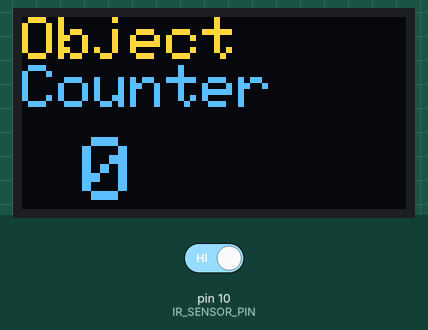
The sketch below on a simulated Arduino Uno, built with avr-gcc and run on an emulated ATmega328P. Parts: 128×64 one-colour display. The test bench sets the inputs (shaded band); at power-on: pin 10 (IR_SENSOR_PIN) HIGH. The OLED is the two-colour kind (top 16 rows yellow); what the sketch prints to the serial monitor is not drawn.

Above: at 1.2 s.
1.3 s: pin 10 (IR_SENSOR_PIN) driven LOW
At 2.4 s:
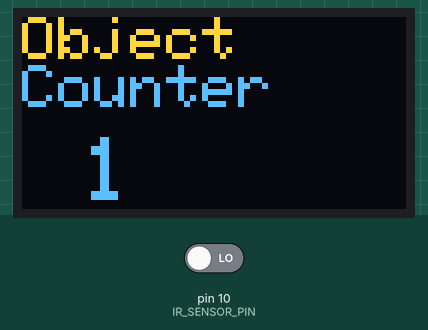
Timing chart, 0 to 4.3 s (numbered marks = the images above; inputs shaded):
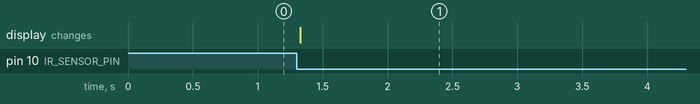

Measured:
- after the input at 1.3 s, the display: changes at once (image 1)

The sketch:

Object_counter.ino
```cpp
#include <Wire.h>
#include <Adafruit_GFX.h>
#include <Adafruit_SSD1306.h>

#define SCREEN_WIDTH 128
#define SCREEN_HEIGHT 64
#define OLED_RESET    -1
Adafruit_SSD1306 display(SCREEN_WIDTH, SCREEN_HEIGHT, &Wire, OLED_RESET);

#define IR_SENSOR_PIN 10   // Digital pin connected to IR sensor OUT

int objectCount = 0;
int lastState = HIGH;      // Most IR modules output HIGH when no object detected
int currentState;

unsigned long lastDetectTime = 0;
const unsigned long debounceDelay = 50; // ms, prevents double counting

void setup() {
  Serial.begin(9600);
  pinMode(IR_SENSOR_PIN, INPUT);

  if (!display.begin(SSD1306_SWITCHCAPVCC, 0x3C)) {
    Serial.println("OLED not found");
    while (true); // halt
  }

  display.clearDisplay();
  updateDisplay();
}

void loop() {
  currentState = digitalRead(IR_SENSOR_PIN);

  // Detect falling edge: HIGH -> LOW means object is blocking the IR beam
  if (lastState == HIGH && currentState == LOW) {
    if (millis() - lastDetectTime > debounceDelay) {
      objectCount++;
      lastDetectTime = millis();
      updateDisplay();
      Serial.print("Object Count: ");
      Serial.println(objectCount);
    }
  }

  lastState = currentState;
}

void updateDisplay() {
  display.clearDisplay();
  display.setTextSize(2);
  display.setTextColor(SSD1306_WHITE);
  display.setCursor(0, 0);
  display.println("Object");
  display.println("Counter");

  display.setTextSize(3);
  display.setCursor(20, 40);
  display.println(objectCount);

  display.display();
}
```
